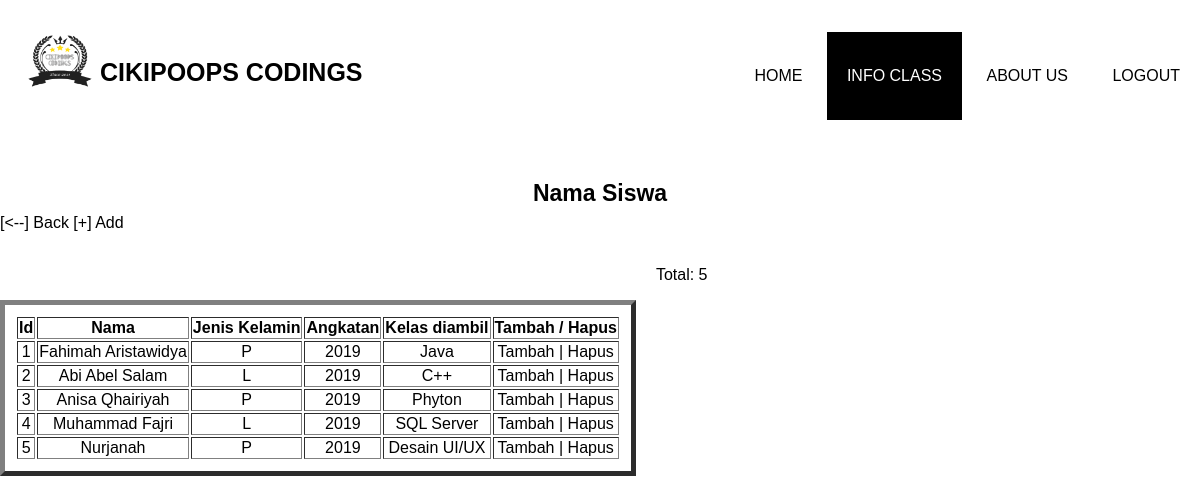
/listsw.php, run on the app's committed database.
### tables this page shows
CREATE TABLE `data_siswa` (
  `id` int(10) NOT NULL,
  `nama` varchar(50) NOT NULL,
  `jenis_kelamin` char(2) NOT NULL,
  `angkatan` year(4) NOT NULL,
  `kelas_diambil` varchar(20) NOT NULL
);

### listsw.php (the view, shortened to what this page needs)
<?php
include 'koneksi.php'; ?>
<!DOCTYPE html>
<html lang="en">
<head>
    <link rel="stylesheet" href="info.css">
    <link rel="stylesheet" href="https://cdnjs.cloudflare.com/ajax/libs/font-awesome/5.15.3/css/all.min.css">
</head>
<body>
    <div class="art layout-cell">
        <p><img width="80" height="70" alt="" src="Logo.png" style="padding-left:20px;float:left;padding-top: 10px;"></p>
    </div>
    <header>
        <div class="container">
        <h1><a href="index.php">CIKIPOOPS CODINGS</a></h1>
        <ul>
            <li><a href="index.php">HOME</a></li>
            <li class="active"><a href="listsw.php">INFO CLASS</a></li>
            <li><a href="aboutus.php">ABOUT US</a></li>
            <li><a href="logout.php">LOGOUT</a></li>
        </ul>
        </div>
    </header>
<html>
<head>
</head>
<body>
<header>
<h2>Nama Siswa</h2>
</header>
<nav>
<a href="tampilananggota.php">[<--] Back </a>
<a href="forminput.php">[+] Add </a>
</nav>
<br>
<table border="5" style= "top: 50px; padding-left:10px;float:left;padding-top: 10px;">
<thead>
<tr>
<th>Id</th>
<th>Nama</th>
<th>Jenis Kelamin</th>
<th>Angkatan</th>
<th>Kelas diambil</th>
<th>Tambah / Hapus</th>
</tr>
</thead>
<tbody>
<?php
$sql= "SELECT * FROM data_siswa";
$query=mysqli_query($koneksi,$sql);
while ($siswa=mysqli_fetch_array($query)){
    echo "<tr>";
    echo "<td>".$siswa['id']."</td>";
    echo "<td>".$siswa['nama']."</td>";
    echo "<td>".$siswa['jenis_kelamin']."</td>";
    echo "<td>".$siswa['angkatan']."</td>";
    echo "<td>".$siswa['kelas_diambil']."</td>";
    echo "<td>";
    echo "<a href='forminput.php?id=".$siswa['id']."'>Tambah</a> |  " ;
    echo "<a href='hapus.php?id=".$siswa['id']."'>Hapus</a> " ;
    echo "</td>";
    echo "</tr>";
}
?>
</tbody>
</table>
<p>Total: <?php echo mysqli_num_rows($query) ?></p>
</body>
</html>

### info.css (style rules this page uses)
body { padding: 0px; margin: 0px; font-family: sans-serif; }
h2 { height: 10px; padding:25px 20px 5px 20px; color: #000; font-weight:bold; text-align: center; font-size: 23px; }
h1 { height: 10px; margin-bottom: 0px; padding:25px 20px 5px 20px; color: #000; cursor: pointer; font-weight:bold; text-align: center; font-size: 25px; }
a { color: inherit; text-decoration: none; }
.container { width: 100%; margin: 0 auto; color: black; }
.container::after { content:""; display: block; clear: both; }
header h1 { float: left; padding: 25px 0px; color: black; }
header ul { float: right; }
header ul li { display: inline-block; }
header ul li a { padding: 35px 20px; display: inline-block; }
.active { background-color: #000; color: #ffffff; }
table { text-align: center; padding: 10px; position: relative; margin: 0px 20px 30px 0; }

### data on the page
data_siswa: id "1", nama "Fahimah Aristawidya", jenis_kelamin "P", angkatan "2019", kelas_diambil "Java"
data_siswa: id "2", nama "Abi Abel Salam", jenis_kelamin "L", angkatan "2019", kelas_diambil "C++"
data_siswa: id "3", nama "Anisa Qhairiyah", jenis_kelamin "P", angkatan "2019", kelas_diambil "Phyton"
data_siswa: id "4", nama "Muhammad Fajri", jenis_kelamin "L", angkatan "2019", kelas_diambil "SQL Server"
data_siswa: id "5", nama "Nurjanah", jenis_kelamin "P", angkatan "2019", kelas_diambil "Desain UI/UX"

### other printed values
mysqli_num_rows($query) "5"
